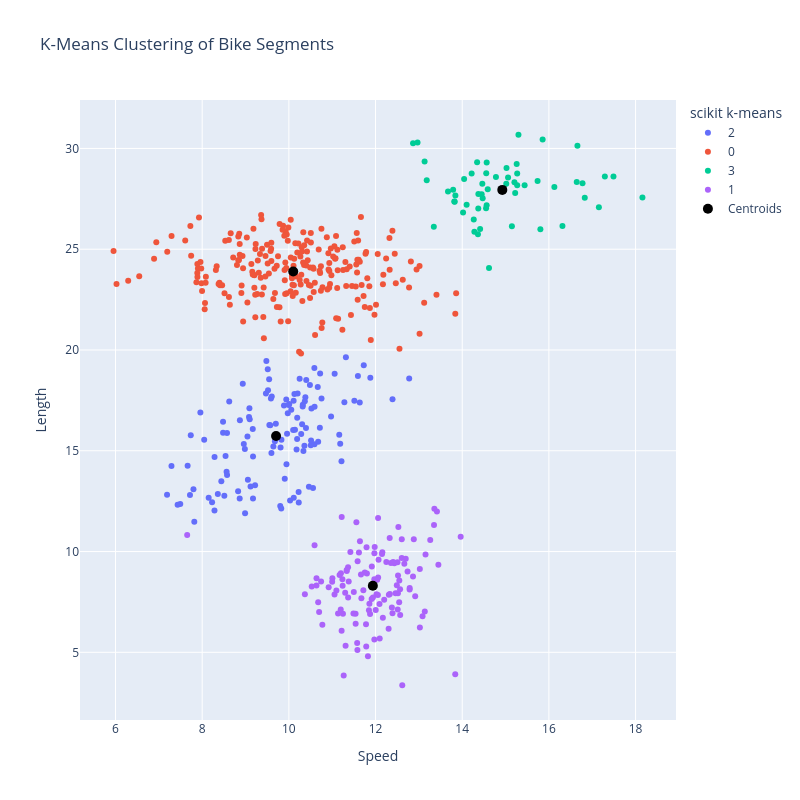

Source (notebook cell):
### Markdown cell above
We can visualize the clustering

### Code cell
fig = px.scatter(
    bikes, x='Speed', y='Length', color='scikit k-means',
    title='K-Means Clustering of Bike Segments',
    height=800)
fig.add_scatter(
    x=kmeans.cluster_centers_[:,0],
    y=kmeans.cluster_centers_[:,1],
    mode='markers',
    marker=dict(color='black', size=10),
    name='Centroids'
)
#fig.write_image("images/bike_kmeans.pdf", scale=2, height=800, width=700)
